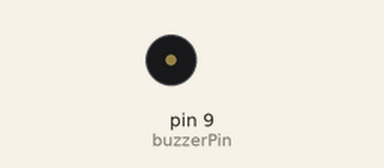
Simulated run of this sketch. Board: Arduino Uno, built with avr-gcc and run on an emulated ATmega328P. Shown: buzzer (waves = sounding).

Above: at 1.5 s.
At 4.0 s:
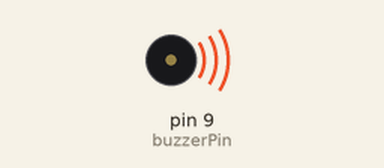
Timing chart, 0 to 9.1 s (numbered marks = the images above):
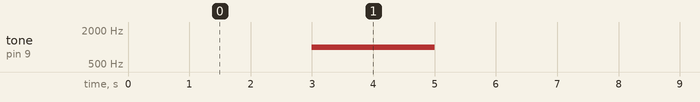

Measured:
- by itself, tone on pin 9 (buzzerPin): alternates 1000 Hz for 2.0 s and silent for 5.0 s

The sketch:

home_aug13_check_AorP_buz.ino
```cpp
int buzzerPin = 9; // Connect the buzzer's Signal (S) pin to pin 9

void setup() {
  pinMode(buzzerPin, OUTPUT);
}

void loop() {
  // PART 1: Send a steady ON signal (Testing for Active Buzzer)
  digitalWrite(buzzerPin, HIGH);
  delay(2000); // Keep it on for 2 seconds
  digitalWrite(buzzerPin, LOW);
  delay(1000); // Pause for 1 second

  // PART 2: Send a pulsing musical tone (Testing for Passive Buzzer)
  tone(buzzerPin, 1000); // Send a 1000Hz sound wave
  delay(2000); // Play for 2 seconds
  noTone(buzzerPin); // Stop the tone
  delay(2000); // Pause for 2 seconds before repeating
}
```
